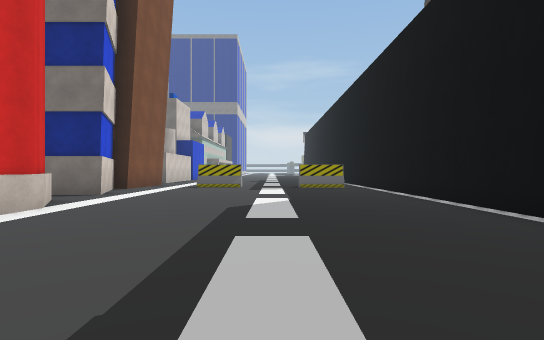
view 1 (above)

24 first-person views from a walk through a 3-D level made in the Unity game engine. The camera is 1.2 m above the floor, looks level and sees 80° across. The floor is counted in squares, 2 m on a side. Each view is taken from the middle of a square. On the plan, view 1 faces up. The plan holds only what a view shows up to about 10 squares ahead; the rest is blank. The place goes on beyond the plan.

view 2
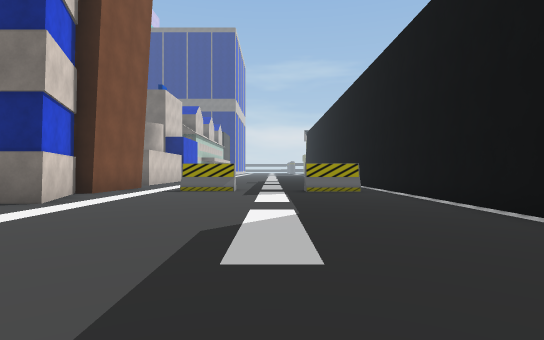

view 3
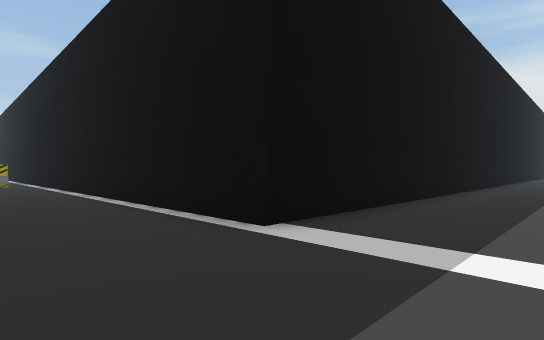

view 4
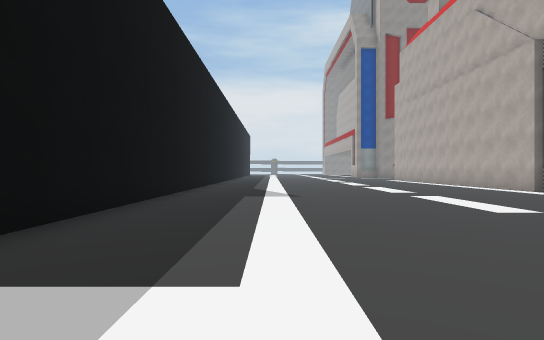

view 5
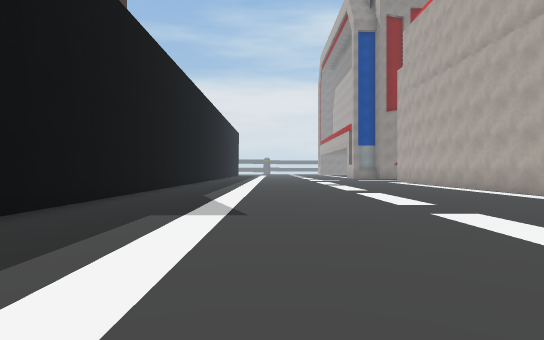

view 6
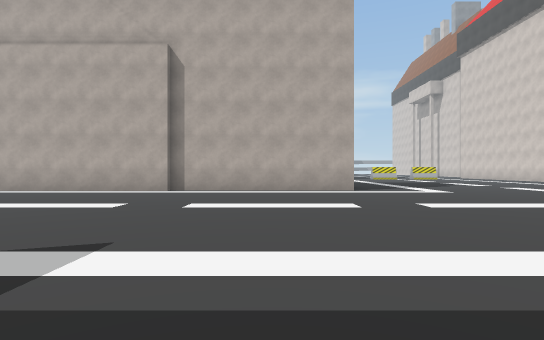

view 7
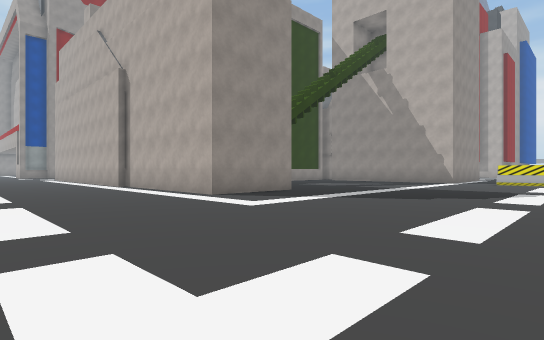

view 8
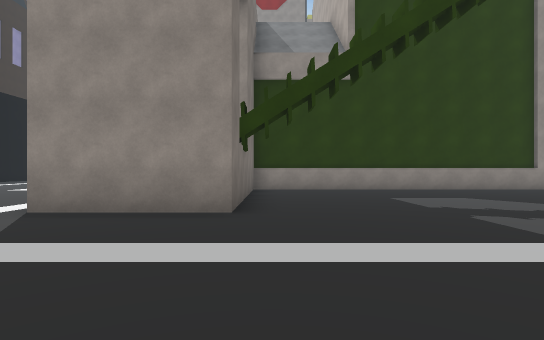

view 9
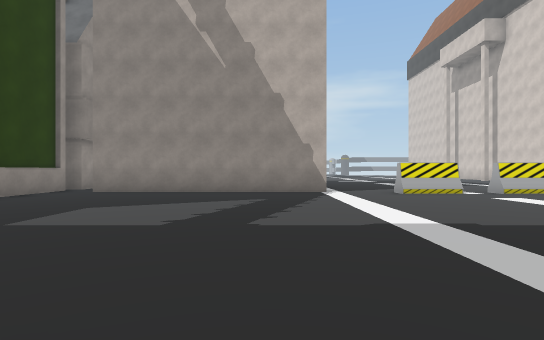

view 10
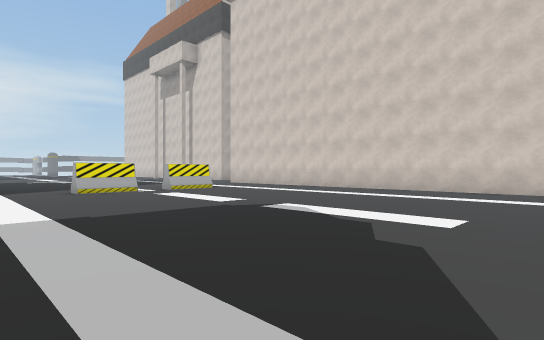

view 11
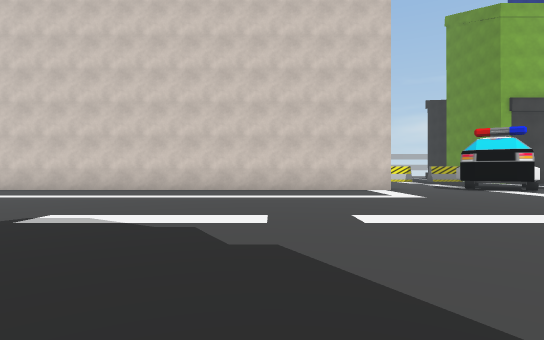

view 12
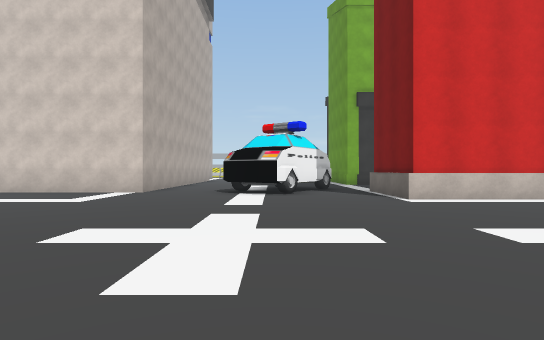

view 13
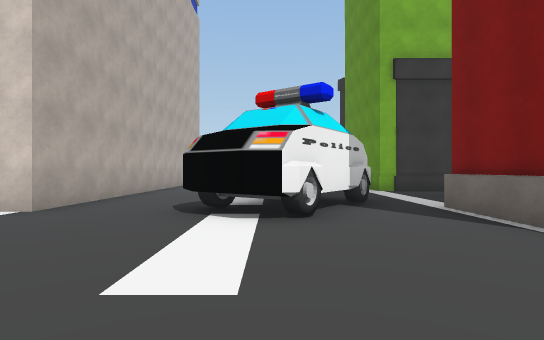

view 14
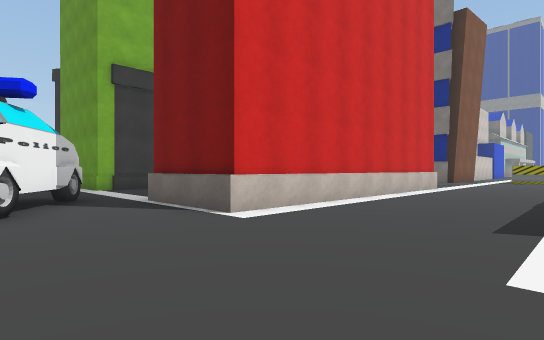

view 15
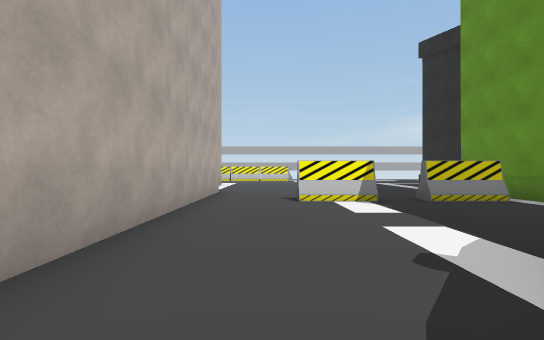

view 16
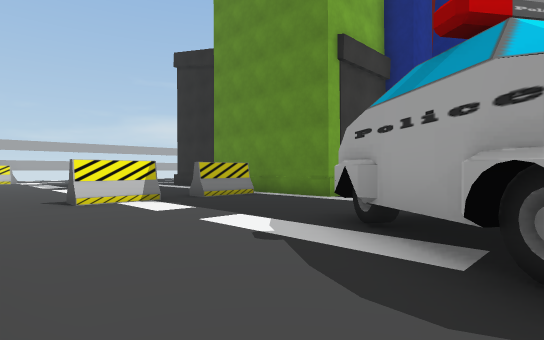

view 17
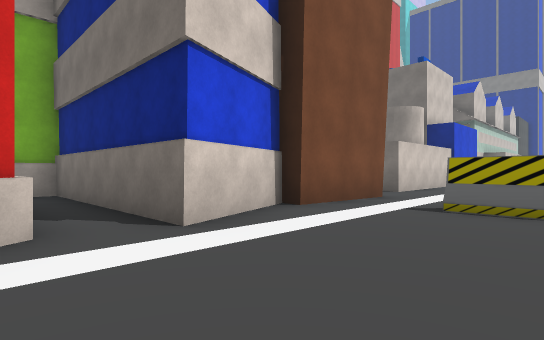

view 18
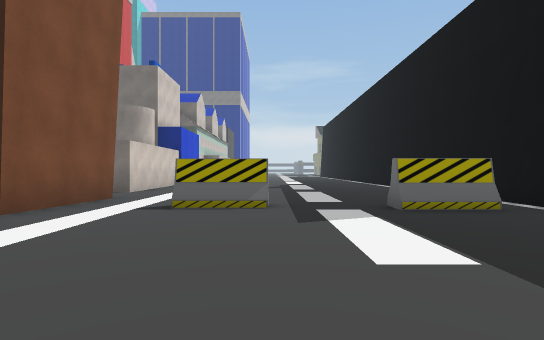

view 19
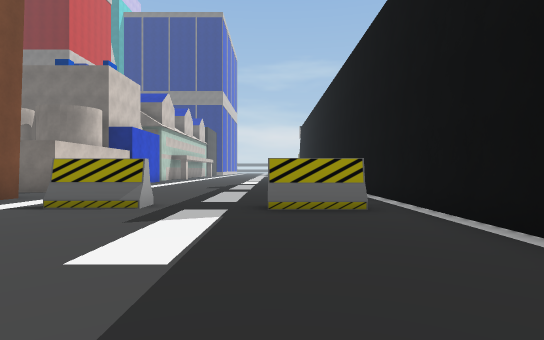

view 20
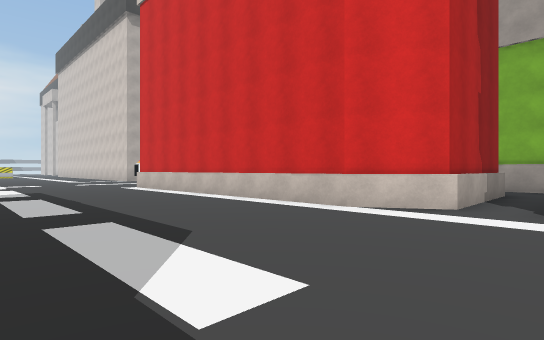

view 21
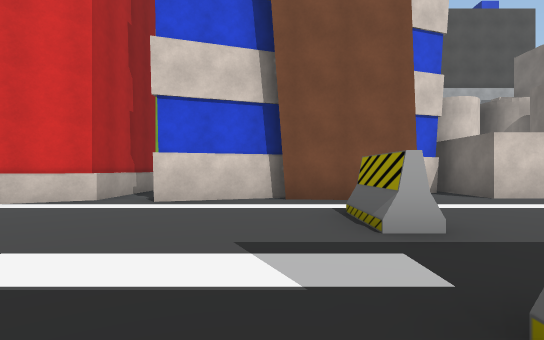

view 22
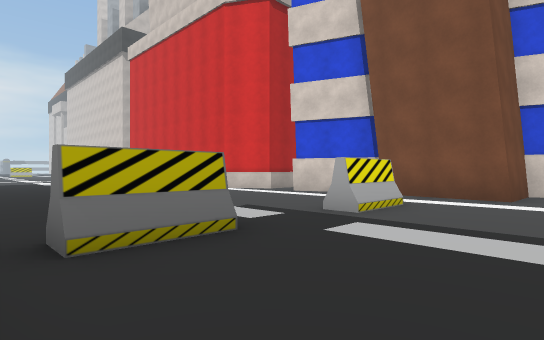

view 23
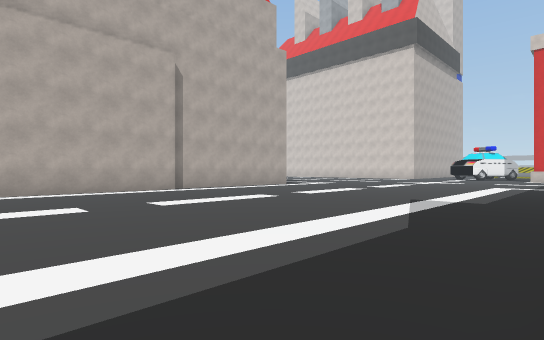

view 24
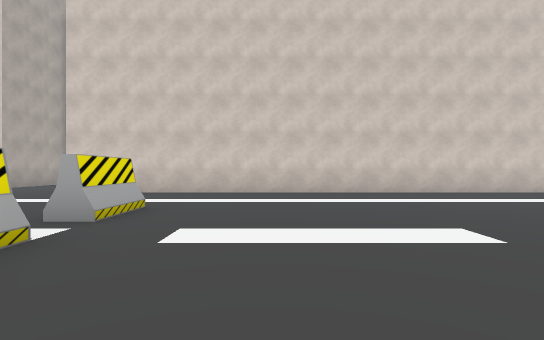

### Floor plan
Points are (right, up) in squares from view 1. A wall is a line through its corners. A room is listed if a view was taken in it or the views show most of it. See-through windows are left out.
Room 1 (views 1, 2, 3, 4, 5, 6, 7, 8, 9, 10, 11, 12, 13, 14, 15, 16, 17, 18, 19, 20, 21, 22, 23, 24)
walls: (-6.5, -4.7) (-5.3, -5.5); (10.9, -10.3) (15.9, -10.3); (-10.3, -0.9) (-10.3, -2.9) (-14.5, -2.9); (-4.4, 6.4) (-3.6, 5.1) (-3.6, -3.2) (-6.2, -3.2); (15, -0.5) (3.4, -0.5) (3.4, 14.5); (3.5, -21.9) (10, -21.9); (-14.5, -9.5) (-5.7, -9.5) (-5.7, -22.5); (-5, 10.3) (-4.1, 7.8); (11, -22.5) (11, -13.4) (5.6, -13.4) (5.6, -10.5) (11.1, -10.5); (-6.5, 14.4) (-6, 12.9) (-4.3, 12.8) (-4.5, 10.2)
ways out: opening at (-5, 7) to room 2
objects: barricade (-13, -7) to (-13, -6); barricade (-13, -5) to (-12, -4); tire (-8, -6); other object (-7, -6); tire (-7, -5); tire (-6, -7); car (-6, -6); tire (-5, -6); barricade (-2, -21) to (-1, -21); barricade (-2, 11) to (-1, 11); barricade (1, -21); barricade (1, 11) to (2, 11)
Room 2 (no view inside)
walls: (-8, 6.4) (-4.4, 6.4); (-4.1, 7.8) (-9.8, 7.8) (-9.8, 6)
ways out: opening at (-5, 7) to room 1

Positions as (right, up) in squares from view 1, and headings:
1: (0, 0), facing up
2: (0, 2), facing up
3: (1, -3), facing up-right
4: (2, -3), facing right
5: (5, -4), facing right
6: (8, -1), facing down
7: (-1, -6), facing down-right
8: (1, -14), facing right
9: (5, -13), facing down
10: (4, -12), facing down-left
11: (4, -13), facing left
12: (3, -6), facing left
13: (-1, -6), facing left
14: (0, -6), facing up-left
15: (-6, -8), facing left
16: (-6, -9), facing up-left
17: (-1, 6), facing up-left
18: (-1, 6), facing up
19: (1, 6), facing up
20: (1, 8), facing down-left
21: (2, 10), facing left
22: (3, 14), facing down-left
23: (16, -1), facing down-left
24: (3, -19), facing left
